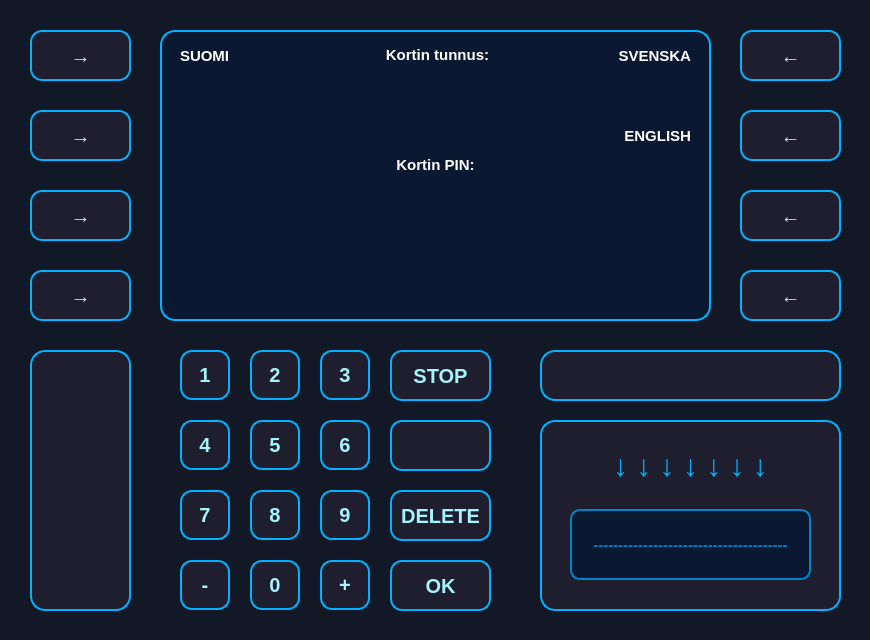
<?xml version="1.0" encoding="UTF-8"?>
<ui version="4.0">
 <class>Login</class>
 <widget class="QDialog" name="Login">
  <property name="geometry">
   <rect>
    <x>0</x>
    <y>0</y>
    <width>870</width>
    <height>640</height>
   </rect>
  </property>
  <property name="mouseTracking">
   <bool>true</bool>
  </property>
  <property name="windowTitle">
   <string>Dialog</string>
  </property>
  <property name="styleSheet">
   <string notr="true">QDialog, QWidget {
    background-color: #121826;
}
</string>
  </property>
  <widget class="QLabel" name="label">
   <property name="geometry">
    <rect>
     <x>347</x>
     <y>29</y>
     <width>181</width>
     <height>51</height>
    </rect>
   </property>
   <property name="layoutDirection">
    <enum>Qt::LayoutDirection::LeftToRight</enum>
   </property>
   <property name="styleSheet">
    <string notr="true">font-size: 15px;
color: white;
font-weight: bold;
background-color: transparent;
text-transform: uppercase;</string>
   </property>
   <property name="text">
    <string>Kortin tunnus:</string>
   </property>
   <property name="alignment">
    <set>Qt::AlignmentFlag::AlignCenter</set>
   </property>
  </widget>
  <widget class="QLabel" name="label_2">
   <property name="geometry">
    <rect>
     <x>340</x>
     <y>139</y>
     <width>191</width>
     <height>51</height>
    </rect>
   </property>
   <property name="layoutDirection">
    <enum>Qt::LayoutDirection::LeftToRight</enum>
   </property>
   <property name="styleSheet">
    <string notr="true">font-size: 15px;
color: white;
font-weight: bold;
background-color: transparent;
text-transform: uppercase;</string>
   </property>
   <property name="text">
    <string>Kortin PIN:</string>
   </property>
   <property name="alignment">
    <set>Qt::AlignmentFlag::AlignCenter</set>
   </property>
  </widget>
  <widget class="QLineEdit" name="numberIdcard">
   <property name="geometry">
    <rect>
     <x>380</x>
     <y>90</y>
     <width>113</width>
     <height>30</height>
    </rect>
   </property>
   <property name="layoutDirection">
    <enum>Qt::LayoutDirection::LeftToRight</enum>
   </property>
   <property name="styleSheet">
    <string notr="true">font-size: 15px;
color: white;
font-weight: bold;
background-color: transparent;</string>
   </property>
  </widget>
  <widget class="QLineEdit" name="numberPin">
   <property name="geometry">
    <rect>
     <x>380</x>
     <y>200</y>
     <width>113</width>
     <height>30</height>
    </rect>
   </property>
   <property name="layoutDirection">
    <enum>Qt::LayoutDirection::LeftToRight</enum>
   </property>
   <property name="styleSheet">
    <string notr="true">font-size: 15px;
color: white;
font-weight: bold;
background-color: transparent;</string>
   </property>
  </widget>
  <widget class="QPushButton" name="btnLogin">
   <property name="geometry">
    <rect>
     <x>390</x>
     <y>560</y>
     <width>101</width>
     <height>51</height>
    </rect>
   </property>
   <property name="layoutDirection">
    <enum>Qt::LayoutDirection::LeftToRight</enum>
   </property>
   <property name="styleSheet">
    <string notr="true">QPushButton {
    background-color: #1E1E2E;
    color: #A5F3FC;
    font-size: 20px;
    font-weight: bold;
    border: 2px solid #00B2FF;
    border-radius: 12px;
    padding: 10px;
    box-shadow: 0px 4px 10px rgba(0, 178, 255, 0.3);
    transition: all 0.2s ease-in-out;
}

QPushButton:hover {
    background-color: #00B2FF;
    color: #1E1E2E;
    border: 2px solid #A5F3FC;
    box-shadow: 0px 4px 15px rgba(165, 243, 252, 0.6);
    transform: scale(1.05);
}

QPushButton:pressed {
    background-color: #0084C9;
    color: #FFFFFF;
    box-shadow: inset 0px 4px 8px rgba(0, 0, 0, 0.5);
    transform: scale(0.95);
}
</string>
   </property>
   <property name="text">
    <string>OK</string>
   </property>
  </widget>
  <widget class="QLabel" name="labelInfo">
   <property name="geometry">
    <rect>
     <x>220</x>
     <y>250</y>
     <width>431</width>
     <height>41</height>
    </rect>
   </property>
   <property name="font">
    <font>
     <pointsize>-1</pointsize>
     <bold>true</bold>
    </font>
   </property>
   <property name="layoutDirection">
    <enum>Qt::LayoutDirection::LeftToRight</enum>
   </property>
   <property name="styleSheet">
    <string notr="true">font-size: 15px;
color: red;
font-weight: bold;
background-color: transparent;</string>
   </property>
   <property name="text">
    <string/>
   </property>
   <property name="alignment">
    <set>Qt::AlignmentFlag::AlignCenter</set>
   </property>
  </widget>
  <widget class="QPushButton" name="btnLangENG">
   <property name="geometry">
    <rect>
     <x>740</x>
     <y>110</y>
     <width>101</width>
     <height>51</height>
    </rect>
   </property>
   <property name="layoutDirection">
    <enum>Qt::LayoutDirection::LeftToRight</enum>
   </property>
   <property name="styleSheet">
    <string notr="true">QPushButton {
    background-color: #1E1E2E;
    color: #A5F3FC;
    font-size: 20px;
    font-weight: bold;
    border: 2px solid #00B2FF;
    border-radius: 12px;
    padding: 10px;
    box-shadow: 0px 4px 10px rgba(0, 178, 255, 0.3);
    transition: all 0.2s ease-in-out;
}

QPushButton:hover {
    background-color: #00B2FF;
    color: #1E1E2E;
    border: 2px solid #A5F3FC;
    box-shadow: 0px 4px 15px rgba(165, 243, 252, 0.6);
    transform: scale(1.05);
}

QPushButton:pressed {
    background-color: #0084C9;
    color: #FFFFFF;
    box-shadow: inset 0px 4px 8px rgba(0, 0, 0, 0.5);
    transform: scale(0.95);
}
</string>
   </property>
   <property name="text">
    <string>←</string>
   </property>
  </widget>
  <widget class="QPushButton" name="btnLangFI">
   <property name="geometry">
    <rect>
     <x>30</x>
     <y>30</y>
     <width>101</width>
     <height>51</height>
    </rect>
   </property>
   <property name="layoutDirection">
    <enum>Qt::LayoutDirection::LeftToRight</enum>
   </property>
   <property name="autoFillBackground">
    <bool>false</bool>
   </property>
   <property name="styleSheet">
    <string notr="true">QPushButton {
    background-color: #1E1E2E;
    color: #A5F3FC;
    font-size: 20px;
    font-weight: bold;
    border: 2px solid #00B2FF;
    border-radius: 12px;
    padding: 10px;
    box-shadow: 0px 4px 10px rgba(0, 178, 255, 0.3);
    transition: all 0.2s ease-in-out;
}

QPushButton:hover {
    background-color: #00B2FF;
    color: #1E1E2E;
    border: 2px solid #A5F3FC;
    box-shadow: 0px 4px 15px rgba(165, 243, 252, 0.6);
    transform: scale(1.05);
}

QPushButton:pressed {
    background-color: #0084C9;
    color: #FFFFFF;
    box-shadow: inset 0px 4px 8px rgba(0, 0, 0, 0.5);
    transform: scale(0.95);
}
</string>
   </property>
   <property name="text">
    <string>→</string>
   </property>
  </widget>
  <widget class="QPushButton" name="btnLangSWE">
   <property name="geometry">
    <rect>
     <x>740</x>
     <y>30</y>
     <width>101</width>
     <height>51</height>
    </rect>
   </property>
   <property name="layoutDirection">
    <enum>Qt::LayoutDirection::LeftToRight</enum>
   </property>
   <property name="styleSheet">
    <string notr="true">QPushButton {
    background-color: #1E1E2E;
    color: #A5F3FC;
    font-size: 20px;
    font-weight: bold;
    border: 2px solid #00B2FF;
    border-radius: 12px;
    padding: 10px;
    box-shadow: 0px 4px 10px rgba(0, 178, 255, 0.3);
    transition: all 0.2s ease-in-out;
}

QPushButton:hover {
    background-color: #00B2FF;
    color: #1E1E2E;
    border: 2px solid #A5F3FC;
    box-shadow: 0px 4px 15px rgba(165, 243, 252, 0.6);
    transform: scale(1.05);
}

QPushButton:pressed {
    background-color: #0084C9;
    color: #FFFFFF;
    box-shadow: inset 0px 4px 8px rgba(0, 0, 0, 0.5);
    transform: scale(0.95);
}
</string>
   </property>
   <property name="text">
    <string>←</string>
   </property>
  </widget>
  <widget class="QListWidget" name="listWidget">
   <property name="geometry">
    <rect>
     <x>160</x>
     <y>30</y>
     <width>551</width>
     <height>291</height>
    </rect>
   </property>
   <property name="styleSheet">
    <string notr="true">QListWidget {
    background-color: #0A1931;
    border: 2px solid #00B2FF;
    border-radius: 15px;
    padding: 10px;
    color: #A5F3FC;
    font-size: 18px;
    font-weight: bold;
}
</string>
   </property>
  </widget>
  <widget class="QPushButton" name="btn_1">
   <property name="geometry">
    <rect>
     <x>180</x>
     <y>350</y>
     <width>50</width>
     <height>50</height>
    </rect>
   </property>
   <property name="font">
    <font>
     <pointsize>-1</pointsize>
     <bold>true</bold>
     <kerning>true</kerning>
    </font>
   </property>
   <property name="styleSheet">
    <string notr="true">QPushButton {
    background-color: #1E1E2E;
    color: #A5F3FC;
    font-size: 20px;
    font-weight: bold;
    border: 2px solid #00B2FF;
    border-radius: 12px;
    padding: 10px;
    box-shadow: 0px 4px 10px rgba(0, 178, 255, 0.3);
    transition: all 0.2s ease-in-out;
}

QPushButton:hover {
    background-color: #00B2FF;
    color: #1E1E2E;
    border: 2px solid #A5F3FC;
    box-shadow: 0px 4px 15px rgba(165, 243, 252, 0.6);
    transform: scale(1.05);
}

QPushButton:pressed {
    background-color: #0084C9;
    color: #FFFFFF;
    box-shadow: inset 0px 4px 8px rgba(0, 0, 0, 0.5);
    transform: scale(0.95);
}
</string>
   </property>
   <property name="text">
    <string>1</string>
   </property>
  </widget>
  <widget class="QPushButton" name="btn_2">
   <property name="geometry">
    <rect>
     <x>250</x>
     <y>350</y>
     <width>50</width>
     <height>50</height>
    </rect>
   </property>
   <property name="font">
    <font>
     <pointsize>-1</pointsize>
     <bold>true</bold>
     <kerning>true</kerning>
    </font>
   </property>
   <property name="styleSheet">
    <string notr="true">QPushButton {
    background-color: #1E1E2E;
    color: #A5F3FC;
    font-size: 20px;
    font-weight: bold;
    border: 2px solid #00B2FF;
    border-radius: 12px;
    padding: 10px;
    box-shadow: 0px 4px 10px rgba(0, 178, 255, 0.3);
    transition: all 0.2s ease-in-out;
}

QPushButton:hover {
    background-color: #00B2FF;
    color: #1E1E2E;
    border: 2px solid #A5F3FC;
    box-shadow: 0px 4px 15px rgba(165, 243, 252, 0.6);
    transform: scale(1.05);
}

QPushButton:pressed {
    background-color: #0084C9;
    color: #FFFFFF;
    box-shadow: inset 0px 4px 8px rgba(0, 0, 0, 0.5);
    transform: scale(0.95);
}
</string>
   </property>
   <property name="text">
    <string>2</string>
   </property>
  </widget>
  <widget class="QPushButton" name="btn_3">
   <property name="geometry">
    <rect>
     <x>320</x>
     <y>350</y>
     <width>50</width>
     <height>50</height>
    </rect>
   </property>
   <property name="font">
    <font>
     <pointsize>-1</pointsize>
     <bold>true</bold>
     <kerning>true</kerning>
    </font>
   </property>
   <property name="styleSheet">
    <string notr="true">QPushButton {
    background-color: #1E1E2E;
    color: #A5F3FC;
    font-size: 20px;
    font-weight: bold;
    border: 2px solid #00B2FF;
    border-radius: 12px;
    padding: 10px;
    box-shadow: 0px 4px 10px rgba(0, 178, 255, 0.3);
    transition: all 0.2s ease-in-out;
}

QPushButton:hover {
    background-color: #00B2FF;
    color: #1E1E2E;
    border: 2px solid #A5F3FC;
    box-shadow: 0px 4px 15px rgba(165, 243, 252, 0.6);
    transform: scale(1.05);
}

QPushButton:pressed {
    background-color: #0084C9;
    color: #FFFFFF;
    box-shadow: inset 0px 4px 8px rgba(0, 0, 0, 0.5);
    transform: scale(0.95);
}
</string>
   </property>
   <property name="text">
    <string>3</string>
   </property>
  </widget>
  <widget class="QPushButton" name="btn_5">
   <property name="geometry">
    <rect>
     <x>250</x>
     <y>420</y>
     <width>50</width>
     <height>50</height>
    </rect>
   </property>
   <property name="font">
    <font>
     <pointsize>-1</pointsize>
     <bold>true</bold>
     <kerning>true</kerning>
    </font>
   </property>
   <property name="styleSheet">
    <string notr="true">QPushButton {
    background-color: #1E1E2E;
    color: #A5F3FC;
    font-size: 20px;
    font-weight: bold;
    border: 2px solid #00B2FF;
    border-radius: 12px;
    padding: 10px;
    box-shadow: 0px 4px 10px rgba(0, 178, 255, 0.3);
    transition: all 0.2s ease-in-out;
}

QPushButton:hover {
    background-color: #00B2FF;
    color: #1E1E2E;
    border: 2px solid #A5F3FC;
    box-shadow: 0px 4px 15px rgba(165, 243, 252, 0.6);
    transform: scale(1.05);
}

QPushButton:pressed {
    background-color: #0084C9;
    color: #FFFFFF;
    box-shadow: inset 0px 4px 8px rgba(0, 0, 0, 0.5);
    transform: scale(0.95);
}
</string>
   </property>
   <property name="text">
    <string>5</string>
   </property>
  </widget>
  <widget class="QPushButton" name="btn_6">
   <property name="geometry">
    <rect>
     <x>320</x>
     <y>420</y>
     <width>50</width>
     <height>50</height>
    </rect>
   </property>
   <property name="font">
    <font>
     <pointsize>-1</pointsize>
     <bold>true</bold>
     <kerning>true</kerning>
    </font>
   </property>
   <property name="styleSheet">
    <string notr="true">QPushButton {
    background-color: #1E1E2E;
    color: #A5F3FC;
    font-size: 20px;
    font-weight: bold;
    border: 2px solid #00B2FF;
    border-radius: 12px;
    padding: 10px;
    box-shadow: 0px 4px 10px rgba(0, 178, 255, 0.3);
    transition: all 0.2s ease-in-out;
}

QPushButton:hover {
    background-color: #00B2FF;
    color: #1E1E2E;
    border: 2px solid #A5F3FC;
    box-shadow: 0px 4px 15px rgba(165, 243, 252, 0.6);
    transform: scale(1.05);
}

QPushButton:pressed {
    background-color: #0084C9;
    color: #FFFFFF;
    box-shadow: inset 0px 4px 8px rgba(0, 0, 0, 0.5);
    transform: scale(0.95);
}
</string>
   </property>
   <property name="text">
    <string>6</string>
   </property>
  </widget>
  <widget class="QPushButton" name="btn_4">
   <property name="geometry">
    <rect>
     <x>180</x>
     <y>420</y>
     <width>50</width>
     <height>50</height>
    </rect>
   </property>
   <property name="font">
    <font>
     <pointsize>-1</pointsize>
     <bold>true</bold>
     <kerning>true</kerning>
    </font>
   </property>
   <property name="styleSheet">
    <string notr="true">QPushButton {
    background-color: #1E1E2E;
    color: #A5F3FC;
    font-size: 20px;
    font-weight: bold;
    border: 2px solid #00B2FF;
    border-radius: 12px;
    padding: 10px;
    box-shadow: 0px 4px 10px rgba(0, 178, 255, 0.3);
    transition: all 0.2s ease-in-out;
}

QPushButton:hover {
    background-color: #00B2FF;
    color: #1E1E2E;
    border: 2px solid #A5F3FC;
    box-shadow: 0px 4px 15px rgba(165, 243, 252, 0.6);
    transform: scale(1.05);
}

QPushButton:pressed {
    background-color: #0084C9;
    color: #FFFFFF;
    box-shadow: inset 0px 4px 8px rgba(0, 0, 0, 0.5);
    transform: scale(0.95);
}
</string>
   </property>
   <property name="text">
    <string>4</string>
   </property>
  </widget>
  <widget class="QPushButton" name="btn_9">
   <property name="geometry">
    <rect>
     <x>320</x>
     <y>490</y>
     <width>50</width>
     <height>50</height>
    </rect>
   </property>
   <property name="font">
    <font>
     <pointsize>-1</pointsize>
     <bold>true</bold>
     <kerning>true</kerning>
    </font>
   </property>
   <property name="styleSheet">
    <string notr="true">QPushButton {
    background-color: #1E1E2E;
    color: #A5F3FC;
    font-size: 20px;
    font-weight: bold;
    border: 2px solid #00B2FF;
    border-radius: 12px;
    padding: 10px;
    box-shadow: 0px 4px 10px rgba(0, 178, 255, 0.3);
    transition: all 0.2s ease-in-out;
}

QPushButton:hover {
    background-color: #00B2FF;
    color: #1E1E2E;
    border: 2px solid #A5F3FC;
    box-shadow: 0px 4px 15px rgba(165, 243, 252, 0.6);
    transform: scale(1.05);
}

QPushButton:pressed {
    background-color: #0084C9;
    color: #FFFFFF;
    box-shadow: inset 0px 4px 8px rgba(0, 0, 0, 0.5);
    transform: scale(0.95);
}
</string>
   </property>
   <property name="text">
    <string>9</string>
   </property>
  </widget>
  <widget class="QPushButton" name="btn_7">
   <property name="geometry">
    <rect>
     <x>180</x>
     <y>490</y>
     <width>50</width>
     <height>50</height>
    </rect>
   </property>
   <property name="font">
    <font>
     <pointsize>-1</pointsize>
     <bold>true</bold>
     <kerning>true</kerning>
    </font>
   </property>
   <property name="styleSheet">
    <string notr="true">QPushButton {
    background-color: #1E1E2E;
    color: #A5F3FC;
    font-size: 20px;
    font-weight: bold;
    border: 2px solid #00B2FF;
    border-radius: 12px;
    padding: 10px;
    box-shadow: 0px 4px 10px rgba(0, 178, 255, 0.3);
    transition: all 0.2s ease-in-out;
}

QPushButton:hover {
    background-color: #00B2FF;
    color: #1E1E2E;
    border: 2px solid #A5F3FC;
    box-shadow: 0px 4px 15px rgba(165, 243, 252, 0.6);
    transform: scale(1.05);
}

QPushButton:pressed {
    background-color: #0084C9;
    color: #FFFFFF;
    box-shadow: inset 0px 4px 8px rgba(0, 0, 0, 0.5);
    transform: scale(0.95);
}
</string>
   </property>
   <property name="text">
    <string>7</string>
   </property>
  </widget>
  <widget class="QPushButton" name="btn_8">
   <property name="geometry">
    <rect>
     <x>250</x>
     <y>490</y>
     <width>50</width>
     <height>50</height>
    </rect>
   </property>
   <property name="font">
    <font>
     <pointsize>-1</pointsize>
     <bold>true</bold>
     <kerning>true</kerning>
    </font>
   </property>
   <property name="styleSheet">
    <string notr="true">QPushButton {
    background-color: #1E1E2E;
    color: #A5F3FC;
    font-size: 20px;
    font-weight: bold;
    border: 2px solid #00B2FF;
    border-radius: 12px;
    padding: 10px;
    box-shadow: 0px 4px 10px rgba(0, 178, 255, 0.3);
    transition: all 0.2s ease-in-out;
}

QPushButton:hover {
    background-color: #00B2FF;
    color: #1E1E2E;
    border: 2px solid #A5F3FC;
    box-shadow: 0px 4px 15px rgba(165, 243, 252, 0.6);
    transform: scale(1.05);
}

QPushButton:pressed {
    background-color: #0084C9;
    color: #FFFFFF;
    box-shadow: inset 0px 4px 8px rgba(0, 0, 0, 0.5);
    transform: scale(0.95);
}
</string>
   </property>
   <property name="text">
    <string>8</string>
   </property>
  </widget>
  <widget class="QPushButton" name="btn_10">
   <property name="geometry">
    <rect>
     <x>320</x>
     <y>560</y>
     <width>50</width>
     <height>50</height>
    </rect>
   </property>
   <property name="font">
    <font>
     <pointsize>-1</pointsize>
     <bold>true</bold>
     <kerning>true</kerning>
    </font>
   </property>
   <property name="styleSheet">
    <string notr="true">QPushButton {
    background-color: #1E1E2E;
    color: #A5F3FC;
    font-size: 20px;
    font-weight: bold;
    border: 2px solid #00B2FF;
    border-radius: 12px;
    padding: 10px;
    box-shadow: 0px 4px 10px rgba(0, 178, 255, 0.3);
    transition: all 0.2s ease-in-out;
}

QPushButton:hover {
    background-color: #00B2FF;
    color: #1E1E2E;
    border: 2px solid #A5F3FC;
    box-shadow: 0px 4px 15px rgba(165, 243, 252, 0.6);
    transform: scale(1.05);
}

QPushButton:pressed {
    background-color: #0084C9;
    color: #FFFFFF;
    box-shadow: inset 0px 4px 8px rgba(0, 0, 0, 0.5);
    transform: scale(0.95);
}
</string>
   </property>
   <property name="text">
    <string>+</string>
   </property>
  </widget>
  <widget class="QPushButton" name="btn_11">
   <property name="geometry">
    <rect>
     <x>180</x>
     <y>560</y>
     <width>50</width>
     <height>50</height>
    </rect>
   </property>
   <property name="font">
    <font>
     <pointsize>-1</pointsize>
     <bold>true</bold>
     <kerning>true</kerning>
    </font>
   </property>
   <property name="styleSheet">
    <string notr="true">QPushButton {
    background-color: #1E1E2E;
    color: #A5F3FC;
    font-size: 20px;
    font-weight: bold;
    border: 2px solid #00B2FF;
    border-radius: 12px;
    padding: 10px;
    box-shadow: 0px 4px 10px rgba(0, 178, 255, 0.3);
    transition: all 0.2s ease-in-out;
}

QPushButton:hover {
    background-color: #00B2FF;
    color: #1E1E2E;
    border: 2px solid #A5F3FC;
    box-shadow: 0px 4px 15px rgba(165, 243, 252, 0.6);
    transform: scale(1.05);
}

QPushButton:pressed {
    background-color: #0084C9;
    color: #FFFFFF;
    box-shadow: inset 0px 4px 8px rgba(0, 0, 0, 0.5);
    transform: scale(0.95);
}
</string>
   </property>
   <property name="text">
    <string>-</string>
   </property>
  </widget>
  <widget class="QPushButton" name="btn_0">
   <property name="geometry">
    <rect>
     <x>250</x>
     <y>560</y>
     <width>50</width>
     <height>50</height>
    </rect>
   </property>
   <property name="font">
    <font>
     <pointsize>-1</pointsize>
     <bold>true</bold>
     <kerning>true</kerning>
    </font>
   </property>
   <property name="styleSheet">
    <string notr="true">QPushButton {
    background-color: #1E1E2E;
    color: #A5F3FC;
    font-size: 20px;
    font-weight: bold;
    border: 2px solid #00B2FF;
    border-radius: 12px;
    padding: 10px;
    box-shadow: 0px 4px 10px rgba(0, 178, 255, 0.3);
    transition: all 0.2s ease-in-out;
}

QPushButton:hover {
    background-color: #00B2FF;
    color: #1E1E2E;
    border: 2px solid #A5F3FC;
    box-shadow: 0px 4px 15px rgba(165, 243, 252, 0.6);
    transform: scale(1.05);
}

QPushButton:pressed {
    background-color: #0084C9;
    color: #FFFFFF;
    box-shadow: inset 0px 4px 8px rgba(0, 0, 0, 0.5);
    transform: scale(0.95);
}
</string>
   </property>
   <property name="text">
    <string>0</string>
   </property>
  </widget>
  <widget class="QPushButton" name="btn_Stop">
   <property name="geometry">
    <rect>
     <x>390</x>
     <y>350</y>
     <width>101</width>
     <height>51</height>
    </rect>
   </property>
   <property name="font">
    <font>
     <pointsize>-1</pointsize>
     <bold>true</bold>
     <kerning>true</kerning>
    </font>
   </property>
   <property name="styleSheet">
    <string notr="true">QPushButton {
    background-color: #1E1E2E;
    color: #A5F3FC;
    font-size: 20px;
    font-weight: bold;
    border: 2px solid #00B2FF;
    border-radius: 12px;
    padding: 10px;
    box-shadow: 0px 4px 10px rgba(0, 178, 255, 0.3);
    transition: all 0.2s ease-in-out;
}

QPushButton:hover {
    background-color: #00B2FF;
    color: #1E1E2E;
    border: 2px solid #A5F3FC;
    box-shadow: 0px 4px 15px rgba(165, 243, 252, 0.6);
    transform: scale(1.05);
}

QPushButton:pressed {
    background-color: #0084C9;
    color: #FFFFFF;
    box-shadow: inset 0px 4px 8px rgba(0, 0, 0, 0.5);
    transform: scale(0.95);
}
</string>
   </property>
   <property name="text">
    <string>STOP</string>
   </property>
  </widget>
  <widget class="QPushButton" name="btn_14">
   <property name="geometry">
    <rect>
     <x>390</x>
     <y>490</y>
     <width>101</width>
     <height>51</height>
    </rect>
   </property>
   <property name="font">
    <font>
     <pointsize>-1</pointsize>
     <bold>true</bold>
     <kerning>true</kerning>
    </font>
   </property>
   <property name="styleSheet">
    <string notr="true">QPushButton {
    background-color: #1E1E2E;
    color: #A5F3FC;
    font-size: 20px;
    font-weight: bold;
    border: 2px solid #00B2FF;
    border-radius: 12px;
    padding: 10px;
    box-shadow: 0px 4px 10px rgba(0, 178, 255, 0.3);
    transition: all 0.2s ease-in-out;
}

QPushButton:hover {
    background-color: #00B2FF;
    color: #1E1E2E;
    border: 2px solid #A5F3FC;
    box-shadow: 0px 4px 15px rgba(165, 243, 252, 0.6);
    transform: scale(1.05);
}

QPushButton:pressed {
    background-color: #0084C9;
    color: #FFFFFF;
    box-shadow: inset 0px 4px 8px rgba(0, 0, 0, 0.5);
    transform: scale(0.95);
}
</string>
   </property>
   <property name="text">
    <string>DELETE</string>
   </property>
  </widget>
  <widget class="QPushButton" name="btn_15">
   <property name="geometry">
    <rect>
     <x>390</x>
     <y>420</y>
     <width>101</width>
     <height>51</height>
    </rect>
   </property>
   <property name="font">
    <font>
     <pointsize>-1</pointsize>
     <bold>true</bold>
     <kerning>true</kerning>
    </font>
   </property>
   <property name="styleSheet">
    <string notr="true">QPushButton {
    background-color: #1E1E2E;
    color: #A5F3FC;
    font-size: 20px;
    font-weight: bold;
    border: 2px solid #00B2FF;
    border-radius: 12px;
    padding: 10px;
    box-shadow: 0px 4px 10px rgba(0, 178, 255, 0.3);
    transition: all 0.2s ease-in-out;
}

QPushButton:hover {
    background-color: #00B2FF;
    color: #1E1E2E;
    border: 2px solid #A5F3FC;
    box-shadow: 0px 4px 15px rgba(165, 243, 252, 0.6);
    transform: scale(1.05);
}

QPushButton:pressed {
    background-color: #0084C9;
    color: #FFFFFF;
    box-shadow: inset 0px 4px 8px rgba(0, 0, 0, 0.5);
    transform: scale(0.95);
}
</string>
   </property>
   <property name="text">
    <string/>
   </property>
  </widget>
  <widget class="QPushButton" name="btnLangFI_2">
   <property name="geometry">
    <rect>
     <x>30</x>
     <y>110</y>
     <width>101</width>
     <height>51</height>
    </rect>
   </property>
   <property name="layoutDirection">
    <enum>Qt::LayoutDirection::LeftToRight</enum>
   </property>
   <property name="autoFillBackground">
    <bool>false</bool>
   </property>
   <property name="styleSheet">
    <string notr="true">QPushButton {
    background-color: #1E1E2E;
    color: #A5F3FC;
    font-size: 20px;
    font-weight: bold;
    border: 2px solid #00B2FF;
    border-radius: 12px;
    padding: 10px;
    box-shadow: 0px 4px 10px rgba(0, 178, 255, 0.3);
    transition: all 0.2s ease-in-out;
}

QPushButton:hover {
    background-color: #00B2FF;
    color: #1E1E2E;
    border: 2px solid #A5F3FC;
    box-shadow: 0px 4px 15px rgba(165, 243, 252, 0.6);
    transform: scale(1.05);
}

QPushButton:pressed {
    background-color: #0084C9;
    color: #FFFFFF;
    box-shadow: inset 0px 4px 8px rgba(0, 0, 0, 0.5);
    transform: scale(0.95);
}
</string>
   </property>
   <property name="text">
    <string>→</string>
   </property>
  </widget>
  <widget class="QPushButton" name="btnLangFI_3">
   <property name="geometry">
    <rect>
     <x>30</x>
     <y>190</y>
     <width>101</width>
     <height>51</height>
    </rect>
   </property>
   <property name="layoutDirection">
    <enum>Qt::LayoutDirection::LeftToRight</enum>
   </property>
   <property name="autoFillBackground">
    <bool>false</bool>
   </property>
   <property name="styleSheet">
    <string notr="true">QPushButton {
    background-color: #1E1E2E;
    color: #A5F3FC;
    font-size: 20px;
    font-weight: bold;
    border: 2px solid #00B2FF;
    border-radius: 12px;
    padding: 10px;
    box-shadow: 0px 4px 10px rgba(0, 178, 255, 0.3);
    transition: all 0.2s ease-in-out;
}

QPushButton:hover {
    background-color: #00B2FF;
    color: #1E1E2E;
    border: 2px solid #A5F3FC;
    box-shadow: 0px 4px 15px rgba(165, 243, 252, 0.6);
    transform: scale(1.05);
}

QPushButton:pressed {
    background-color: #0084C9;
    color: #FFFFFF;
    box-shadow: inset 0px 4px 8px rgba(0, 0, 0, 0.5);
    transform: scale(0.95);
}
</string>
   </property>
   <property name="text">
    <string>→</string>
   </property>
  </widget>
  <widget class="QPushButton" name="btnLangFI_4">
   <property name="geometry">
    <rect>
     <x>30</x>
     <y>270</y>
     <width>101</width>
     <height>51</height>
    </rect>
   </property>
   <property name="layoutDirection">
    <enum>Qt::LayoutDirection::LeftToRight</enum>
   </property>
   <property name="autoFillBackground">
    <bool>false</bool>
   </property>
   <property name="styleSheet">
    <string notr="true">QPushButton {
    background-color: #1E1E2E;
    color: #A5F3FC;
    font-size: 20px;
    font-weight: bold;
    border: 2px solid #00B2FF;
    border-radius: 12px;
    padding: 10px;
    box-shadow: 0px 4px 10px rgba(0, 178, 255, 0.3);
    transition: all 0.2s ease-in-out;
}

QPushButton:hover {
    background-color: #00B2FF;
    color: #1E1E2E;
    border: 2px solid #A5F3FC;
    box-shadow: 0px 4px 15px rgba(165, 243, 252, 0.6);
    transform: scale(1.05);
}

QPushButton:pressed {
    background-color: #0084C9;
    color: #FFFFFF;
    box-shadow: inset 0px 4px 8px rgba(0, 0, 0, 0.5);
    transform: scale(0.95);
}
</string>
   </property>
   <property name="text">
    <string>→</string>
   </property>
  </widget>
  <widget class="QPushButton" name="btnLangFI_5">
   <property name="geometry">
    <rect>
     <x>740</x>
     <y>270</y>
     <width>101</width>
     <height>51</height>
    </rect>
   </property>
   <property name="layoutDirection">
    <enum>Qt::LayoutDirection::LeftToRight</enum>
   </property>
   <property name="autoFillBackground">
    <bool>false</bool>
   </property>
   <property name="styleSheet">
    <string notr="true">QPushButton {
    background-color: #1E1E2E;
    color: #A5F3FC;
    font-size: 20px;
    font-weight: bold;
    border: 2px solid #00B2FF;
    border-radius: 12px;
    padding: 10px;
    box-shadow: 0px 4px 10px rgba(0, 178, 255, 0.3);
    transition: all 0.2s ease-in-out;
}

QPushButton:hover {
    background-color: #00B2FF;
    color: #1E1E2E;
    border: 2px solid #A5F3FC;
    box-shadow: 0px 4px 15px rgba(165, 243, 252, 0.6);
    transform: scale(1.05);
}

QPushButton:pressed {
    background-color: #0084C9;
    color: #FFFFFF;
    box-shadow: inset 0px 4px 8px rgba(0, 0, 0, 0.5);
    transform: scale(0.95);
}
</string>
   </property>
   <property name="text">
    <string>←</string>
   </property>
  </widget>
  <widget class="QPushButton" name="btnLangFI_7">
   <property name="geometry">
    <rect>
     <x>740</x>
     <y>190</y>
     <width>101</width>
     <height>51</height>
    </rect>
   </property>
   <property name="layoutDirection">
    <enum>Qt::LayoutDirection::LeftToRight</enum>
   </property>
   <property name="autoFillBackground">
    <bool>false</bool>
   </property>
   <property name="styleSheet">
    <string notr="true">QPushButton {
    background-color: #1E1E2E;
    color: #A5F3FC;
    font-size: 20px;
    font-weight: bold;
    border: 2px solid #00B2FF;
    border-radius: 12px;
    padding: 10px;
    box-shadow: 0px 4px 10px rgba(0, 178, 255, 0.3);
    transition: all 0.2s ease-in-out;
}

QPushButton:hover {
    background-color: #00B2FF;
    color: #1E1E2E;
    border: 2px solid #A5F3FC;
    box-shadow: 0px 4px 15px rgba(165, 243, 252, 0.6);
    transform: scale(1.05);
}

QPushButton:pressed {
    background-color: #0084C9;
    color: #FFFFFF;
    box-shadow: inset 0px 4px 8px rgba(0, 0, 0, 0.5);
    transform: scale(0.95);
}
</string>
   </property>
   <property name="text">
    <string>←</string>
   </property>
  </widget>
  <widget class="QLabel" name="label_3">
   <property name="geometry">
    <rect>
     <x>180</x>
     <y>30</y>
     <width>81</width>
     <height>51</height>
    </rect>
   </property>
   <property name="styleSheet">
    <string notr="true">font-size: 15px;
color: white;
font-weight: bold;
background-color: transparent;</string>
   </property>
   <property name="text">
    <string>SUOMI</string>
   </property>
  </widget>
  <widget class="QLabel" name="label_4">
   <property name="geometry">
    <rect>
     <x>610</x>
     <y>30</y>
     <width>81</width>
     <height>51</height>
    </rect>
   </property>
   <property name="layoutDirection">
    <enum>Qt::LayoutDirection::RightToLeft</enum>
   </property>
   <property name="styleSheet">
    <string notr="true">font-size: 15px;
color: white;
font-weight: bold;
background-color: transparent;</string>
   </property>
   <property name="text">
    <string>SVENSKA</string>
   </property>
   <property name="alignment">
    <set>Qt::AlignmentFlag::AlignRight|Qt::AlignmentFlag::AlignTrailing|Qt::AlignmentFlag::AlignVCenter</set>
   </property>
  </widget>
  <widget class="QLabel" name="label_5">
   <property name="geometry">
    <rect>
     <x>610</x>
     <y>110</y>
     <width>81</width>
     <height>51</height>
    </rect>
   </property>
   <property name="layoutDirection">
    <enum>Qt::LayoutDirection::RightToLeft</enum>
   </property>
   <property name="styleSheet">
    <string notr="true">font-size: 15px;
color: white;
font-weight: bold;
background-color: transparent;</string>
   </property>
   <property name="text">
    <string>ENGLISH</string>
   </property>
   <property name="alignment">
    <set>Qt::AlignmentFlag::AlignRight|Qt::AlignmentFlag::AlignTrailing|Qt::AlignmentFlag::AlignVCenter</set>
   </property>
  </widget>
  <widget class="QLabel" name="cardSlot">
   <property name="geometry">
    <rect>
     <x>540</x>
     <y>420</y>
     <width>301</width>
     <height>191</height>
    </rect>
   </property>
   <property name="styleSheet">
    <string notr="true">QLabel#cardSlot {
    background-color: #1E1E2E;
    border: 2px solid #00B2FF;
    border-radius: 15px;
    min-width: 160px;
    min-height: 60px;
    text-align: center;
    color: #A5F3FC;
    font-size: 16px;
    font-weight: bold;
    box-shadow: inset 0px 5px 10px rgba(0, 0, 0, 0.6);
}
</string>
   </property>
   <property name="text">
    <string/>
   </property>
  </widget>
  <widget class="QLabel" name="cardSlotBorder">
   <property name="geometry">
    <rect>
     <x>570</x>
     <y>509</y>
     <width>241</width>
     <height>71</height>
    </rect>
   </property>
   <property name="styleSheet">
    <string notr="true">QLabel#cardSlotBorder {
	font-size: 15px;
	color: #0084C9;
	font-weight: bold;
    background-color: #0A1931;
    border: 2px solid #0084C9;
    border-radius: 10px;
    min-width: 140px;
    min-height: 20px;
}

</string>
   </property>
   <property name="text">
    <string>---------------------------------------</string>
   </property>
   <property name="alignment">
    <set>Qt::AlignmentFlag::AlignCenter</set>
   </property>
  </widget>
  <widget class="QLabel" name="cardArrow">
   <property name="geometry">
    <rect>
     <x>570</x>
     <y>430</y>
     <width>241</width>
     <height>71</height>
    </rect>
   </property>
   <property name="styleSheet">
    <string notr="true">QLabel#cardArrow {
    font-size: 30px;
    color: #00B2FF;
    font-weight: bold;
    text-align: center;
    min-width: 30px;
    min-height: 30px;
	background-color: transparent;
}
</string>
   </property>
   <property name="text">
    <string>↓ ↓ ↓ ↓ ↓ ↓ ↓</string>
   </property>
   <property name="alignment">
    <set>Qt::AlignmentFlag::AlignCenter</set>
   </property>
  </widget>
  <widget class="QLabel" name="cardSlot_2">
   <property name="geometry">
    <rect>
     <x>540</x>
     <y>350</y>
     <width>301</width>
     <height>51</height>
    </rect>
   </property>
   <property name="styleSheet">
    <string notr="true">QLabel#cardSlot_2 {
    background-color: #1E1E2E;
    border: 2px solid #00B2FF;
    border-radius: 15px;
    text-align: center;
    color: #A5F3FC;
    font-size: 16px;
    font-weight: bold;
    box-shadow: inset 0px 5px 10px rgba(0, 0, 0, 0.6);
}
</string>
   </property>
   <property name="text">
    <string/>
   </property>
  </widget>
  <widget class="QLabel" name="cardSlot_3">
   <property name="geometry">
    <rect>
     <x>30</x>
     <y>350</y>
     <width>101</width>
     <height>261</height>
    </rect>
   </property>
   <property name="styleSheet">
    <string notr="true">QLabel#cardSlot_3 {
    background-color: #1E1E2E;
    border: 2px solid #00B2FF;
    border-radius: 15px;
    text-align: center;
    color: #A5F3FC;
    font-size: 16px;
    font-weight: bold;
    box-shadow: inset 0px 5px 10px rgba(0, 0, 0, 0.6);
}
</string>
   </property>
   <property name="text">
    <string/>
   </property>
  </widget>
  <zorder>listWidget</zorder>
  <zorder>label</zorder>
  <zorder>label_2</zorder>
  <zorder>numberIdcard</zorder>
  <zorder>numberPin</zorder>
  <zorder>btnLogin</zorder>
  <zorder>labelInfo</zorder>
  <zorder>btnLangENG</zorder>
  <zorder>btnLangFI</zorder>
  <zorder>btnLangSWE</zorder>
  <zorder>btn_1</zorder>
  <zorder>btn_2</zorder>
  <zorder>btn_3</zorder>
  <zorder>btn_5</zorder>
  <zorder>btn_6</zorder>
  <zorder>btn_4</zorder>
  <zorder>btn_9</zorder>
  <zorder>btn_7</zorder>
  <zorder>btn_8</zorder>
  <zorder>btn_10</zorder>
  <zorder>btn_11</zorder>
  <zorder>btn_0</zorder>
  <zorder>btn_Stop</zorder>
  <zorder>btn_14</zorder>
  <zorder>btn_15</zorder>
  <zorder>btnLangFI_2</zorder>
  <zorder>btnLangFI_3</zorder>
  <zorder>btnLangFI_4</zorder>
  <zorder>btnLangFI_5</zorder>
  <zorder>btnLangFI_7</zorder>
  <zorder>label_3</zorder>
  <zorder>label_4</zorder>
  <zorder>label_5</zorder>
  <zorder>cardSlot</zorder>
  <zorder>cardSlotBorder</zorder>
  <zorder>cardArrow</zorder>
  <zorder>cardSlot_2</zorder>
  <zorder>cardSlot_3</zorder>
 </widget>
 <resources/>
 <connections/>
</ui>
